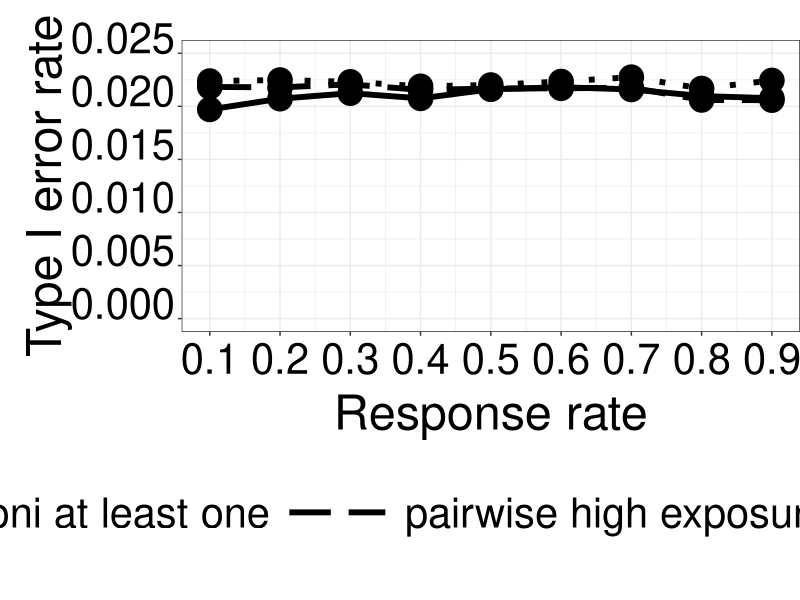

This chart was generated by the following R code:

setwd("~/case_study_binary_endpoints/results/")

library(xtable)
library(ggplot2)

#####################################
## type I error
data.error = read.csv("NRAR_error_bin_endpoints_2_sample_size_180_nitt_1e+05.csv")
data.error = data.frame(data.error, stringsAsFactors = FALSE)

data.error.plot.in = data.frame("reject_unadj" = c(data.error$reject_unadj_1, data.error$reject_unadj_2,
                                                   data.error$reject_adj),
                                "group" = c(rep("pairwise low exposure", 9), rep("pairwise high exposure", 9),
                                            rep("Bonferroni at least one", 9)),
                                "rate" = rep(0.1*(1:9), 3),
                                stringsAsFactors = FALSE

)

png("error_bin.png",
    width = 1500, height = 800)
ggplot.fit = ggplot(data.error.plot.in, aes(x = rate, y = reject_unadj)) +
  geom_point(size = 8)+
  geom_line(size = 2, aes(linetype = group))+
  scale_linetype_manual(values = c("solid", "longdash", "dotted"))+
  # geom_text(aes(label=ifelse(look == max(rand_ratio_plot_data_com$look),as.character(text),'')),
  #           hjust= -0.05 ,vjust=0,size = 16) +
  scale_x_continuous(limits = c(0.1, 0.9),
                     breaks = 0.1*(1:9))+
  scale_y_continuous(breaks = c(0, 0.005, 0.01, 0.015, 0.02, 0.025),
                     limits = c(0, 0.025))+
  # geom_errorbar(aes(ymin=ratio-sd, ymax=ratio+sd), width=1, size = 2)+
  # geom_line(aes(x = look, y = target, color = Group), size = 2 ,linetype="dashed") +
  # geom_hline(aes(yintercept = target, color = group)) +
  #scale_x_continuous(breaks = c(1, 100, 200, 300, 400, sim.RAR.fit$summary.table$n_looks_RAR))+
  # labs(title = "test") +
  ylab ("Type I error rate") + xlab("Response rate") +
  theme_bw()+
  theme(plot.background = element_rect(fill = "transparent"),
        plot.margin = unit(c(2,0,1,1),units="lines"),
        text = element_text(size=40),
        axis.text.x = element_text(colour="black",size=30,angle=0,hjust=.5,vjust=.5,face="plain"),
        axis.text.y = element_text(colour="black",size=30,angle=0,hjust=1,vjust=0,face="plain"),
        axis.title.x = element_text(colour="black",size=35,angle=0,hjust=.5,vjust=0,face="plain"),
        axis.title.y = element_text(colour="black",size=35,angle=90,hjust=.5,vjust=.5,face="plain"),
        legend.text = element_text(colour="black", size = 30, face = "plain"),
        legend.title = element_text(colour="black", size = 30, face = "plain"),
        legend.key.size = unit(6,"line"),
        legend.position="bottom", plot.title = element_text(hjust = 0.5, size = 10))+
  guides(col=guide_legend(nrow=1,byrow=TRUE))

print(ggplot.fit)
dev.off()

######################################################
## power table
power.table.1.temp = read.csv("NRAR_bin_endpoints_2_sample_size_180_nitt_1e+05.csv")
power.table.2 = read.csv("TRAR_bin_endpoints_2_sample_size_180_nitt_1e+05.csv")

power.table.1.temp = data.frame(power.table.1.temp, stringsAsFactors = FALSE)
power.table.1 = rbind(power.table.1.temp[2,], power.table.1.temp[1,])

power.table.2 = data.frame(power.table.2, stringsAsFactors = FALSE)

table.power.out = data.frame("method" = c("RABR", "Fixed randomization", "DBCD"),
                             "reject_1" = paste0(sprintf('%.2f',
                                        c(power.table.1$reject_adj_s_1, power.table.2$reject_adj_s_1)*100), "%"),
                             "reject_2" = paste0(sprintf('%.2f',
                                          c(power.table.1$reject_adj_s_2, power.table.2$reject_adj_s_2)*100), "%"),
                             "reject" = paste0(sprintf('%.2f',
                                          c(power.table.1$reject_adj, power.table.2$reject_adj)*100), "%"),
                             "ASN_pbo" = paste0(sprintf('%.2f',
                                        c(power.table.1$ASN_pbo, power.table.2$ASN_pbo)), " (",
                                        sprintf('%.2f',
                                                c(power.table.1$ASN_pbo_sd, power.table.2$ASN_pbo_sd)), 
                                        ")"),
                             "ASN_1" = paste0(sprintf('%.2f',
                                        c(power.table.1$ASN_s_1, power.table.2$ASN_s_1)),
                                        " (",
                                        sprintf('%.2f',
                                                c(power.table.1$ASN_1_sd, power.table.2$ASN_1_sd)), 
                                        ")"
                                        ),
                             "ASN_2" = paste0(sprintf('%.2f',
                                      c(power.table.1$ASN_s_2, power.table.2$ASN_s_2)),
                                      " (",
                                      sprintf('%.2f',
                                              c(power.table.1$ASN_2_sd, power.table.2$ASN_2_sd)), 
                                      ")"
                                      )

                             )

print(xtable(table.power.out), include.rownames = FALSE)















